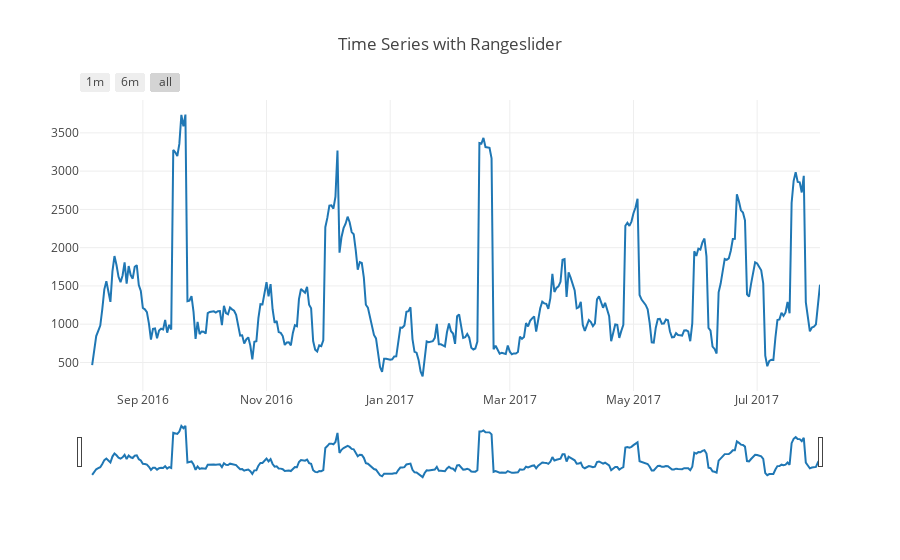

Write notebook code for a chart like this one.
### Code cell
data = [go.Scatter(x=revenue.index, 
               y=revenue.rolling(window=7).mean(), 
               name = 'Daily Revenue',
               mode = 'lines',
              )]

layout = dict(
    title='Time Series with Rangeslider',
    xaxis=dict(
        rangeselector=dict(
            buttons=list([
                dict(count=1,
                     label='1m',
                     step='month',
                     stepmode='backward'),
                dict(count=6,
                     label='6m',
                     step='month',
                     stepmode='backward'),
                dict(step='all')
            ])
        ),
        rangeslider=dict(
            visible = True
        ),
        type='date'
    )
)

fig = dict(data=data, layout=layout)
plotly.offline.iplot(fig, filename = "Time Series with Rangeslider")

### Figure 1 — Plotly figure (JSON) as saved in the notebook; plotly's stock layout.template omitted (floating-point values rounded to 4 significant figures; data arrays with more than 128 entries replaced by an {"elided": "..."} marker saying what was removed)
{"data": [{"mode": "lines", "name": "Daily Revenue", "type": "scatter", "uid": "fe9b179e-d73e-11e8-a50c-a45e60cb1c79", "x": {"elided": "366 str values"}, "y": {"elided": "366 float values"}}], "layout": {"title": "Time Series with Rangeslider", "xaxis": {"rangeselector": {"buttons": [{"count": 1, "label": "1m", "step": "month", "stepmode": "backward"}, {"count": 6, "label": "6m", "step": "month", "stepmode": "backward"}, {"step": "all"}]}, "rangeslider": {"visible": true}, "type": "date"}}}
